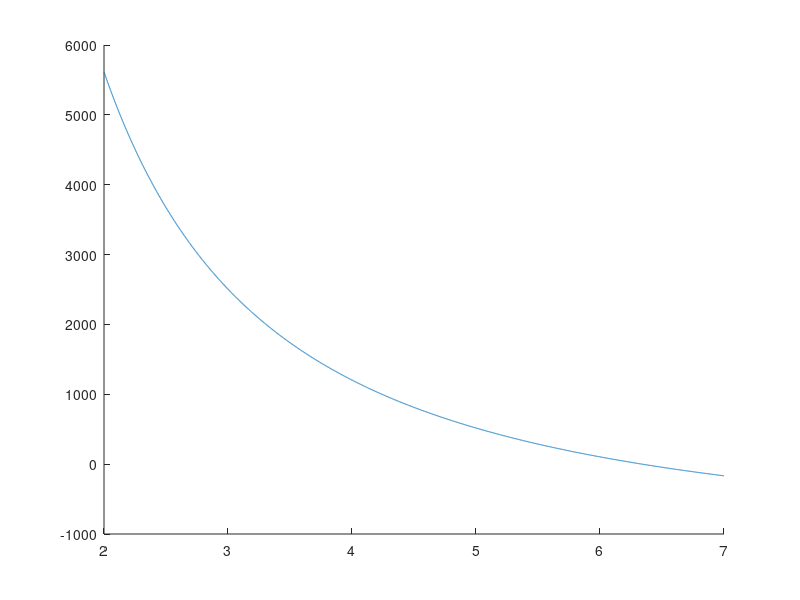

Write MATLAB code to recreate this figure. (Note: this script raises an error after producing the figure.)
%%%%%%%%%%%%%%%%%%%%%%%%%%%%%%%%%%%%%%%%%%%%%%%%%%%%%%%%%%%%%%%%%%%%%%%
% Name: Pre-investigation for 53537–503955 pair asteroid 
% Desc: we want to verify the formation of 53537–503955 pair.
%       Back-integrate the current orbit of this pair, and test
%       if they seprated by spin-orbi resonance.
%       53537: https://ssd.jpl.nasa.gov/tools/sbdb_lookup.html#/?sstr=53537&view=OPDA
%       503955: https://ssd.jpl.nasa.gov/tools/sbdb_lookup.html#/?sstr=503955&view=OPDA
% Auth: Hai-Shuo Wang
% Time: 01/10/2023
% Version 5: A totally new method to investigate this pair.
%%%%%%%%%%%%%%%%%%%%%%%%%%%%%%%%%%%%%%%%%%%%%%%%%%%%%%%%%%%%%%%%%%%%%%%
clc;
clear;
close all;
format LONG;

% Asteroid Parameters
rA = 15D2; % meter
q = 0.01; % Mass ratio q = rB^3/rA^3
rB = rA*q^(1/3);
p = 2100D0; % There is no density information

% There is no shape information
a_bB = 1.2D0;
b_cB = 1.2D0;
a_bA = 1.2D0;
b_cA = 1.2D0;
cB = rB / (a_bB * b_cB ^ 2D0) ^ (1D0 / 3D0);
bB = cB * b_cB;
aB = bB * a_bB;
cA = rA / (a_bA * b_cA ^ 2D0) ^ (1D0 / 3D0);
bA = cA * b_cA;
aA = bA * a_bA;
% UnitL = R;
MA = 4D0 / 3D0 * pi * rA ^ 3D0 * p;
MB = 4D0 / 3D0 * pi * rB ^ 3D0 * p;
G = 6.67D-11; % N m^2 / kg^2
% Yorp effect
CY = 0.25D-1;
Bs = 2D0 / 3D0;
Fs = 1.0D17; % kg m/s^2
au = 1.496D11;
as = 2.449111518894087*au;
es = 0.07949126748318633;
ThY = Bs*Fs*rA/(as^2*sqrt(1-es^2)*MA)*CY;
% ThY = ThY * UnitT^2;


SepTime = [565-258,565+902]*1E3*365*24*60*60;
Pr1 = 72.74*60*60;
R = 2*rA:7*rA;
j = 1;
T2(j,:) = 1./ThY./j*sqrt(G.*MA./R.^3) - 2.*pi./Pr1./ThY;
T2(j,:) = T2(j,:)./3600./24./365./1000;

j = 2;
T2(j,:) = 1./ThY./j*sqrt(G.*MA./R.^3) - 2.*pi./Pr1./ThY;
T2(j,:) = T2(j,:)./3600./24./365./1000;

j = 3;
T2(j,:) = 1./ThY./j*sqrt(G.*MA./R.^3) - 2.*pi./Pr1./ThY;
T2(j,:) = T2(j,:)./3600./24./365./1000;

j = 1.5;
T2(4,:) = 1./ThY./j*sqrt(G.*MA./R.^3) - 2.*pi./Pr1./ThY;
T2(4,:) = T2(4,:)./3600./24./365./1000;

figure
hold on
% plot(R/rA,T2(1,:),LineWidth=2,DisplayName='p/q=1')
plot(R/rA,T2(2,:),LineWidth=2,DisplayName='p/q=2')
plot(R/rA,T2(3,:),LineWidth=2,DisplayName='p/q=3')
plot(R/rA,T2(4,:),LineWidth=2,DisplayName='p/q=3/2')
yline(565-258,Color='blue',LineStyle='-.',LineWidth=2,DisplayName='307 kyr')
yline(565+902,Color='red',LineStyle='-.',LineWidth=2,DisplayName='1467 kyr')
xlabel('Seperate Distance (unit: Primary Radii)')
ylabel('Seperate Time (kyr)')
grid on
set(gca,'FontSize',20,'FontWeight','bold')

